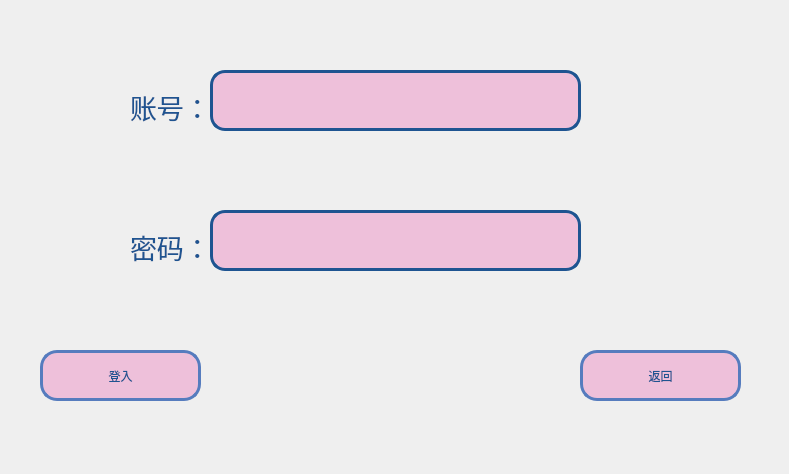
<?xml version="1.0" encoding="UTF-8"?>
<ui version="4.0">
 <class>word_login_window</class>
 <widget class="QWidget" name="word_login_window">
  <property name="geometry">
   <rect>
    <x>0</x>
    <y>0</y>
    <width>789</width>
    <height>474</height>
   </rect>
  </property>
  <property name="windowTitle">
   <string>登入</string>
  </property>
  <property name="styleSheet">
   <string notr="true">#word_login_window{border-image: url(:/Yosemite-Color-Block.png);}</string>
  </property>
  <widget class="QLabel" name="label_account">
   <property name="geometry">
    <rect>
     <x>130</x>
     <y>90</y>
     <width>99</width>
     <height>33</height>
    </rect>
   </property>
   <property name="font">
    <font>
     <pointsize>20</pointsize>
    </font>
   </property>
   <property name="styleSheet">
    <string notr="true">color: rgb(30, 84, 145);</string>
   </property>
   <property name="text">
    <string>账号：</string>
   </property>
  </widget>
  <widget class="QLabel" name="label_password">
   <property name="geometry">
    <rect>
     <x>130</x>
     <y>230</y>
     <width>99</width>
     <height>33</height>
    </rect>
   </property>
   <property name="font">
    <font>
     <pointsize>20</pointsize>
    </font>
   </property>
   <property name="styleSheet">
    <string notr="true">color: rgb(30, 84, 145);</string>
   </property>
   <property name="text">
    <string>密码：</string>
   </property>
  </widget>
  <widget class="QLineEdit" name="lineEdit_account">
   <property name="geometry">
    <rect>
     <x>210</x>
     <y>70</y>
     <width>371</width>
     <height>61</height>
    </rect>
   </property>
   <property name="font">
    <font>
     <pointsize>20</pointsize>
    </font>
   </property>
   <property name="styleSheet">
    <string notr="true">border: 3px solid rgb(30, 84, 145);/*设置边框的粗细，以及颜色*/
border-radius: 15px;/*设置圆角的大小*/
padding: 0 8px;/*如果没有内容光标在开始往后移动0.8像素点*/
background-color: rgb(238, 192, 218);
</string>
   </property>
   <property name="text">
    <string/>
   </property>
  </widget>
  <widget class="QLineEdit" name="lineEdit_password">
   <property name="geometry">
    <rect>
     <x>210</x>
     <y>210</y>
     <width>371</width>
     <height>61</height>
    </rect>
   </property>
   <property name="font">
    <font>
     <pointsize>20</pointsize>
    </font>
   </property>
   <property name="styleSheet">
    <string notr="true">border: 3px solid rgb(30, 84, 145);/*设置边框的粗细，以及颜色*/
border-radius: 15px;/*设置圆角的大小*/
padding: 0 8px;/*如果没有内容光标在开始往后移动0.8像素点*/
background-color: rgb(238, 192, 218);
</string>
   </property>
   <property name="text">
    <string/>
   </property>
  </widget>
  <widget class="QPushButton" name="but_login">
   <property name="geometry">
    <rect>
     <x>40</x>
     <y>350</y>
     <width>161</width>
     <height>51</height>
    </rect>
   </property>
   <property name="styleSheet">
    <string notr="true">/**正常情况下样式**/
QPushButton{
	font: 15pt &quot;微软雅黑&quot;;
    color: #1e5491;
    background-color: #eec0da;
    border-color: #567cbe;
    border-radius: 17px;
    border-style: solid;
    border-width: 3px;
    padding: 5px;
}

/**鼠标停留在按钮上的样式**/
QPushButton::hover{	
    color: #1e5491;
    background-color: #c0a1cc;
    border-color: #567cbe;
}

/**鼠标按压下去的样式**/
QPushButton::pressed,QPushButton::checked{
    color: #eddfed;
    background-color: #1c58a3;
}

/**按钮失能情况下样式**/
QPushButton::disabled{
    color: #FFFFFF;
    background-color: #dcdde1;
    border-color: #dcdde1;
}
</string>
   </property>
   <property name="text">
    <string>登入</string>
   </property>
  </widget>
  <widget class="QPushButton" name="but_back">
   <property name="geometry">
    <rect>
     <x>580</x>
     <y>350</y>
     <width>161</width>
     <height>51</height>
    </rect>
   </property>
   <property name="styleSheet">
    <string notr="true">/**正常情况下样式**/
QPushButton{
	font: 15pt &quot;微软雅黑&quot;;
    color: #1e5491;
    background-color: #eec0da;
    border-color: #567cbe;
    border-radius: 17px;
    border-style: solid;
    border-width: 3px;
    padding: 5px;
}

/**鼠标停留在按钮上的样式**/
QPushButton::hover{	
    color: #1e5491;
    background-color: #c0a1cc;
    border-color: #567cbe;
}

/**鼠标按压下去的样式**/
QPushButton::pressed,QPushButton::checked{
    color: #eddfed;
    background-color: #1c58a3;
}

/**按钮失能情况下样式**/
QPushButton::disabled{
    color: #FFFFFF;
    background-color: #dcdde1;
    border-color: #dcdde1;
}
</string>
   </property>
   <property name="text">
    <string>返回</string>
   </property>
  </widget>
 </widget>
 <resources/>
 <connections/>
</ui>
